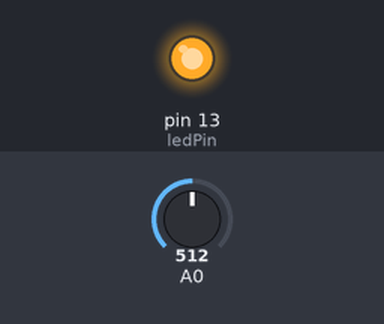
A sketch run on a simulated Arduino Leonardo, built with avr-gcc and run on an emulated ATmega32U4. Shown: output pins drawn as LEDs (lit = HIGH). Inputs (shaded band) come from the test bench; at power-on: A0 = 512. What the sketch prints to the serial monitor is not drawn.

Above: at 1.2 s.
1.3 s: A0 set to 989
2.8 s: A0 set to 1015
At 3.4 s:
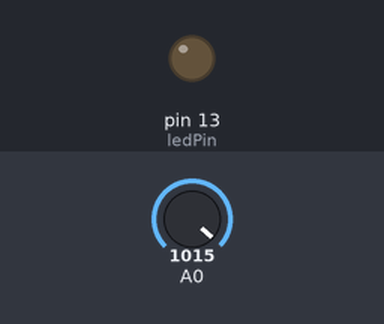
4.4 s: A0 set to 990
At 5.6 s:
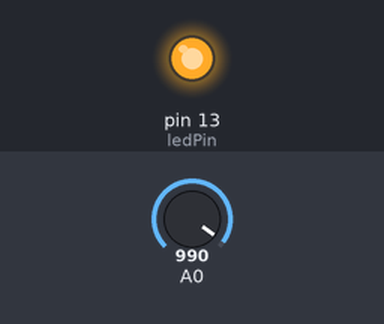
5.9 s: A0 set to 1010
At 6.4 s:
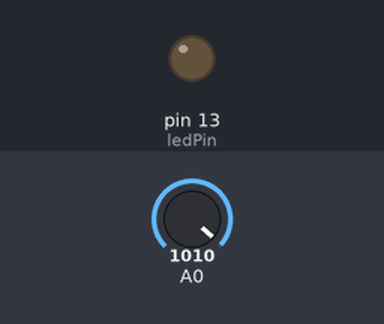
Timing chart, 0 to 8.4 s (numbered marks = the images above; inputs shaded):
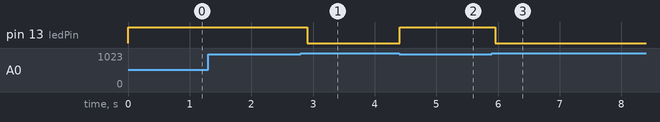

Measured:
- the behaviour switches between 999 and 1000 on A0 (found by bisection; images 0 and 1)
- after the input at 1.3 s, every drawn part: stays the same
- after the input at 2.8 s, pin 13 (ledPin): HIGH → LOW after 0.10 s
- after the input at 4.4 s, pin 13 (ledPin): LOW → HIGH at once
- after the input at 5.9 s, pin 13 (ledPin): HIGH → LOW after 0.06 s

The sketch:

arduino_latency_tester_visual.ino
```cpp
#include <Keyboard.h> // Import keyboard library
int ldrVal = 0; //stores LDR input values from A0 pin
int timerStartLdr = 0; // Creating an empty start time variable for LDR
int currentTimeLdr = 0; // Creating an empty variable for "if" statement LDR
int ledPin = 13; // LED connected to digital 13 pin

void setup() {
  // put your setup code here, to run once:
  pinMode(ledPin, OUTPUT); // Setting LED pin as an output

// initialize serial communications at 9600 bps
Serial.begin(9600);

}

void loop() {
  // put your main code here, to run repeatedly:
  // LDR sensor with LED Loop

ldrVal=analogRead(0); //Reads data from A0 pin (LDR input) and stores it in "ldrVal" variable

// Set brightness threshold for "if" statement
// Arduino only reads values from 0 to 1023

if(ldrVal < 1000){ //Set threshold value
  timerStartLdr = micros(); //Start timer in microseconds after LDR input is received
  Keyboard.write((char) 32); // Computer presses the space key
  currentTimeLdr = micros() - timerStartLdr; // Time elapsed from LDR input to space key press
  Serial.print("\t ldr = "); // Labels serial monitor output
  Serial.println(currentTimeLdr); // Prints the time elapsed
  digitalWrite(ledPin, HIGH); //Turns on LED
  delay(100); //AI samples at 100 ms
  }
  else {
  digitalWrite(ledPin, LOW); //Turns off LED
}
  delay(1); //Perform loop every 1 millisecond


}
```
